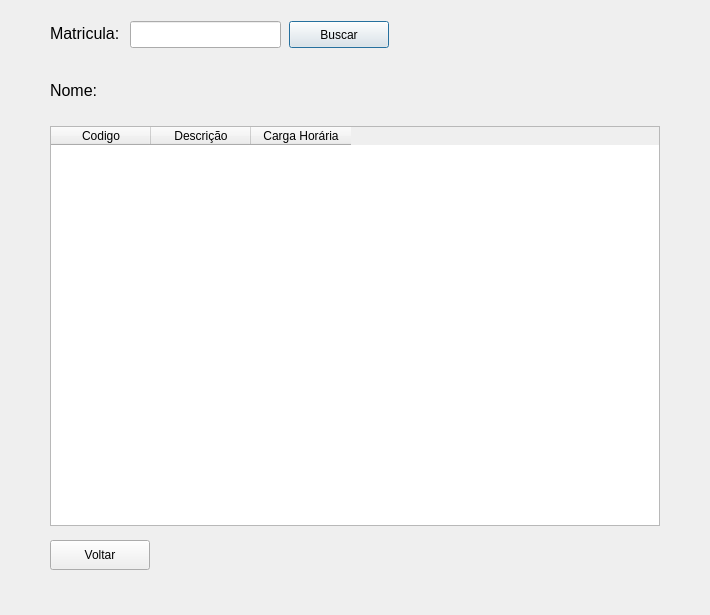
<?xml version="1.0" encoding="UTF-8"?>
<ui version="4.0">
 <class>materiasDoAlunoWindow</class>
 <widget class="QDialog" name="materiasDoAlunoWindow">
  <property name="geometry">
   <rect>
    <x>0</x>
    <y>0</y>
    <width>710</width>
    <height>615</height>
   </rect>
  </property>
  <property name="windowTitle">
   <string>Materias do Aluno</string>
  </property>
  <widget class="QLabel" name="label">
   <property name="geometry">
    <rect>
     <x>50</x>
     <y>23</y>
     <width>81</width>
     <height>20</height>
    </rect>
   </property>
   <property name="font">
    <font>
     <pointsize>12</pointsize>
    </font>
   </property>
   <property name="text">
    <string>Matricula:</string>
   </property>
  </widget>
  <widget class="QLineEdit" name="lineEditMatricula">
   <property name="geometry">
    <rect>
     <x>130</x>
     <y>21</y>
     <width>151</width>
     <height>27</height>
    </rect>
   </property>
  </widget>
  <widget class="QLabel" name="labelNome">
   <property name="geometry">
    <rect>
     <x>110</x>
     <y>80</y>
     <width>551</width>
     <height>20</height>
    </rect>
   </property>
   <property name="font">
    <font>
     <pointsize>12</pointsize>
    </font>
   </property>
   <property name="text">
    <string/>
   </property>
  </widget>
  <widget class="QTableWidget" name="tableWidgetDados">
   <property name="geometry">
    <rect>
     <x>50</x>
     <y>126</y>
     <width>610</width>
     <height>400</height>
    </rect>
   </property>
   <property name="layoutDirection">
    <enum>Qt::LeftToRight</enum>
   </property>
   <column>
    <property name="text">
     <string>Codigo</string>
    </property>
   </column>
   <column>
    <property name="text">
     <string>Descrição</string>
    </property>
   </column>
   <column>
    <property name="text">
     <string>Carga Horária</string>
    </property>
   </column>
  </widget>
  <widget class="QPushButton" name="pushButtonBuscar">
   <property name="geometry">
    <rect>
     <x>289</x>
     <y>21</y>
     <width>100</width>
     <height>27</height>
    </rect>
   </property>
   <property name="text">
    <string>Buscar</string>
   </property>
  </widget>
  <widget class="QLabel" name="label_2">
   <property name="geometry">
    <rect>
     <x>50</x>
     <y>80</y>
     <width>51</width>
     <height>20</height>
    </rect>
   </property>
   <property name="font">
    <font>
     <pointsize>12</pointsize>
    </font>
   </property>
   <property name="text">
    <string>Nome:</string>
   </property>
  </widget>
  <widget class="QPushButton" name="pushButtonVoltar">
   <property name="geometry">
    <rect>
     <x>50</x>
     <y>540</y>
     <width>100</width>
     <height>30</height>
    </rect>
   </property>
   <property name="text">
    <string>Voltar</string>
   </property>
  </widget>
 </widget>
 <resources/>
 <connections/>
</ui>
